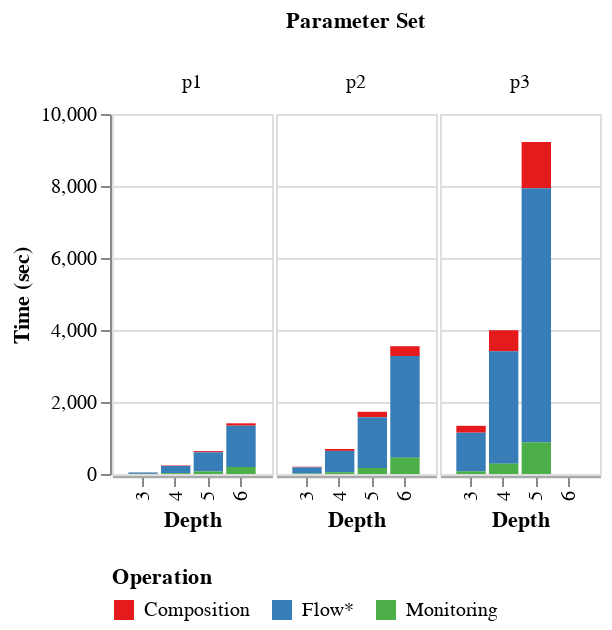

The code cell stored with this chart in its notebook:
### Code cell
c.transform_filter(
    (alt.datum.prop == 'prop1')
)

### Figure 1 — Vega-Lite specification as saved in the notebook (floating-point values rounded to 4 significant figures; data arrays with more than 128 entries replaced by an {"elided": "..."} marker saying what was removed)
{"config": {"view": {"continuousWidth": 400, "continuousHeight": 300, "strokeOpacity": 1}, "axisX": {"domain": true, "domainColor": "darkgrey", "domainWidth": 1.2}, "facet": {"spacing": 0}, "font": "Sans", "legend": {"orient": "bottom"}, "scale": {"maxOpacity": 1, "minOpacity": 0.4}}, "data": {"name": "data-ec6aa5f1f1c624308f6ee288bebb41af"}, "mark": "bar", "encoding": {"color": {"type": "nominal", "field": "measure_name", "scale": {"scheme": "set1"}, "title": "Operation"}, "column": {"type": "ordinal", "field": "params", "header": {"title": "Parameter Set"}}, "x": {"type": "ordinal", "field": "depth", "scale": {"paddingOuter": 0.5}, "title": "Depth"}, "y": {"type": "quantitative", "aggregate": "mean", "field": "value", "title": "Time (sec)"}}, "height": 180, "resolve": {"scale": {"y": "shared"}}, "transform": [{"fold": ["flowstar", "composition", "monitoring"], "as": ["operation", "time"]}, {"filter": "((datum.variant === '') && (((datum.measure === 'composition') || (datum.measure === 'flowstar')) || (datum.measure === 'monitoring')))"}, {"calculate": "indexof([\"flowstar\", \"composition\", \"monitoring\"], datum.measure)", "as": "bar_order"}, {"filter": "(((datum.variant === '') && (((datum.measure === 'composition') || (datum.measure === 'flowstar')) || (datum.measure === 'monitoring'))) && (datum.depth >= 3))"}, {"filter": "(datum.prop === 'prop1')"}], "width": 80, "$schema": "https://vega.github.io/schema/vega-lite/v4.8.1.json", "datasets": {"data-ec6aa5f1f1c624308f6ee288bebb41af": {"elided": "265 records"}}}
